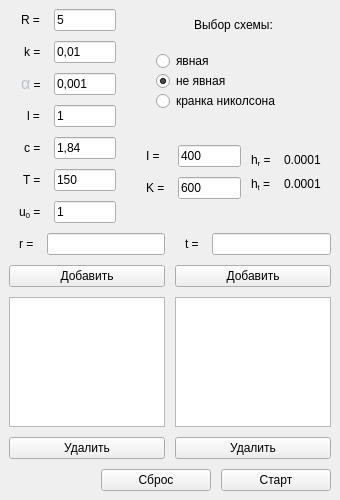
<?xml version="1.0" encoding="UTF-8"?>
<ui version="4.0">
 <class>MainWindow</class>
 <widget class="QMainWindow" name="MainWindow">
  <property name="geometry">
   <rect>
    <x>0</x>
    <y>0</y>
    <width>340</width>
    <height>500</height>
   </rect>
  </property>
  <property name="minimumSize">
   <size>
    <width>340</width>
    <height>500</height>
   </size>
  </property>
  <property name="windowTitle">
   <string>MainWindow</string>
  </property>
  <widget class="QWidget" name="centralwidget">
   <layout class="QVBoxLayout" name="verticalLayout_6">
    <property name="spacing">
     <number>10</number>
    </property>
    <item>
     <layout class="QHBoxLayout" name="horizontalLayout_4">
      <item>
       <layout class="QFormLayout" name="formLayout">
        <property name="labelAlignment">
         <set>Qt::AlignRight|Qt::AlignTrailing|Qt::AlignVCenter</set>
        </property>
        <property name="leftMargin">
         <number>10</number>
        </property>
        <property name="rightMargin">
         <number>10</number>
        </property>
        <item row="0" column="0">
         <widget class="QLabel" name="label">
          <property name="text">
           <string>R = </string>
          </property>
         </widget>
        </item>
        <item row="0" column="1">
         <widget class="QLineEdit" name="lineEdit_R">
          <property name="text">
           <string>5</string>
          </property>
         </widget>
        </item>
        <item row="1" column="0">
         <widget class="QLabel" name="label_2">
          <property name="text">
           <string>k = </string>
          </property>
         </widget>
        </item>
        <item row="1" column="1">
         <widget class="QLineEdit" name="lineEdit_k">
          <property name="text">
           <string>0,01</string>
          </property>
         </widget>
        </item>
        <item row="2" column="0">
         <widget class="QLabel" name="label_3">
          <property name="text">
           <string>&lt;html&gt;&lt;head/&gt;&lt;body&gt;&lt;p&gt;&lt;span style=&quot; font-family:'arial','sans-serif'; font-size:16px; color:#bdc1c6;&quot;&gt;α&lt;/span&gt; = &lt;/p&gt;&lt;/body&gt;&lt;/html&gt;</string>
          </property>
         </widget>
        </item>
        <item row="2" column="1">
         <widget class="QLineEdit" name="lineEdit_alpha">
          <property name="text">
           <string>0,001</string>
          </property>
         </widget>
        </item>
        <item row="3" column="0">
         <widget class="QLabel" name="label_4">
          <property name="text">
           <string>l = </string>
          </property>
         </widget>
        </item>
        <item row="3" column="1">
         <widget class="QLineEdit" name="lineEdit_l">
          <property name="text">
           <string>1</string>
          </property>
         </widget>
        </item>
        <item row="4" column="0">
         <widget class="QLabel" name="label_5">
          <property name="text">
           <string>c = </string>
          </property>
         </widget>
        </item>
        <item row="4" column="1">
         <widget class="QLineEdit" name="lineEdit_c">
          <property name="text">
           <string>1,84</string>
          </property>
         </widget>
        </item>
        <item row="5" column="0">
         <widget class="QLabel" name="label_6">
          <property name="text">
           <string>T = </string>
          </property>
         </widget>
        </item>
        <item row="5" column="1">
         <widget class="QLineEdit" name="lineEdit_T">
          <property name="text">
           <string>150</string>
          </property>
         </widget>
        </item>
        <item row="6" column="0">
         <widget class="QLabel" name="label_7">
          <property name="text">
           <string>&lt;html&gt;&lt;head/&gt;&lt;body&gt;&lt;p&gt;u&lt;span style=&quot; vertical-align:sub;&quot;&gt;0&lt;/span&gt; = &lt;/p&gt;&lt;/body&gt;&lt;/html&gt;</string>
          </property>
         </widget>
        </item>
        <item row="6" column="1">
         <widget class="QLineEdit" name="lineEdit_u0">
          <property name="text">
           <string>1</string>
          </property>
         </widget>
        </item>
       </layout>
      </item>
      <item>
       <layout class="QVBoxLayout" name="verticalLayout_3">
        <item>
         <layout class="QVBoxLayout" name="verticalLayout_2">
          <item>
           <widget class="QLabel" name="label_8">
            <property name="text">
             <string>Выбор схемы:</string>
            </property>
            <property name="alignment">
             <set>Qt::AlignCenter</set>
            </property>
           </widget>
          </item>
          <item>
           <layout class="QVBoxLayout" name="verticalLayout">
            <property name="spacing">
             <number>0</number>
            </property>
            <property name="leftMargin">
             <number>20</number>
            </property>
            <item>
             <widget class="QRadioButton" name="radioButton_1">
              <property name="text">
               <string>явная</string>
              </property>
             </widget>
            </item>
            <item>
             <widget class="QRadioButton" name="radioButton_2">
              <property name="text">
               <string>не явная</string>
              </property>
              <property name="checked">
               <bool>true</bool>
              </property>
             </widget>
            </item>
            <item>
             <widget class="QRadioButton" name="radioButton_3">
              <property name="text">
               <string>кранка николсона</string>
              </property>
             </widget>
            </item>
           </layout>
          </item>
         </layout>
        </item>
        <item>
         <layout class="QHBoxLayout" name="horizontalLayout">
          <item>
           <layout class="QFormLayout" name="formLayout_2">
            <property name="formAlignment">
             <set>Qt::AlignLeading|Qt::AlignLeft|Qt::AlignVCenter</set>
            </property>
            <property name="leftMargin">
             <number>10</number>
            </property>
            <item row="0" column="0">
             <widget class="QLabel" name="label_9">
              <property name="text">
               <string>I = </string>
              </property>
             </widget>
            </item>
            <item row="0" column="1">
             <widget class="QLineEdit" name="lineEdit_I">
              <property name="text">
               <string>400</string>
              </property>
             </widget>
            </item>
            <item row="1" column="0">
             <widget class="QLabel" name="label_10">
              <property name="text">
               <string>K = </string>
              </property>
             </widget>
            </item>
            <item row="1" column="1">
             <widget class="QLineEdit" name="lineEdit_K">
              <property name="text">
               <string>600</string>
              </property>
             </widget>
            </item>
           </layout>
          </item>
          <item>
           <layout class="QFormLayout" name="formLayout_5">
            <property name="formAlignment">
             <set>Qt::AlignLeading|Qt::AlignLeft|Qt::AlignVCenter</set>
            </property>
            <property name="rightMargin">
             <number>10</number>
            </property>
            <item row="0" column="0">
             <widget class="QLabel" name="label_13">
              <property name="text">
               <string>&lt;html&gt;&lt;head/&gt;&lt;body&gt;&lt;p&gt;h&lt;span style=&quot; vertical-align:sub;&quot;&gt;r&lt;/span&gt; = &lt;/p&gt;&lt;/body&gt;&lt;/html&gt;</string>
              </property>
             </widget>
            </item>
            <item row="0" column="1">
             <widget class="QLabel" name="label_hr">
              <property name="text">
               <string>0.0001</string>
              </property>
             </widget>
            </item>
            <item row="1" column="0">
             <widget class="QLabel" name="label_14">
              <property name="text">
               <string>&lt;html&gt;&lt;head/&gt;&lt;body&gt;&lt;p&gt;h&lt;span style=&quot; vertical-align:sub;&quot;&gt;t&lt;/span&gt; = &lt;/p&gt;&lt;/body&gt;&lt;/html&gt;</string>
              </property>
             </widget>
            </item>
            <item row="1" column="1">
             <widget class="QLabel" name="label_ht">
              <property name="text">
               <string>0.0001</string>
              </property>
             </widget>
            </item>
           </layout>
          </item>
         </layout>
        </item>
       </layout>
      </item>
     </layout>
    </item>
    <item>
     <layout class="QHBoxLayout" name="horizontalLayout_3">
      <property name="spacing">
       <number>10</number>
      </property>
      <item>
       <layout class="QVBoxLayout" name="verticalLayout_4">
        <item>
         <layout class="QFormLayout" name="formLayout_3">
          <property name="leftMargin">
           <number>10</number>
          </property>
          <property name="rightMargin">
           <number>0</number>
          </property>
          <item row="0" column="0">
           <widget class="QLabel" name="label_11">
            <property name="text">
             <string>r = </string>
            </property>
           </widget>
          </item>
          <item row="0" column="1">
           <widget class="QLineEdit" name="lineEdit_new_r"/>
          </item>
         </layout>
        </item>
        <item>
         <widget class="QPushButton" name="pushButton_add_r">
          <property name="text">
           <string>Добавить</string>
          </property>
         </widget>
        </item>
        <item>
         <widget class="QListWidget" name="listWidget_r"/>
        </item>
        <item>
         <widget class="QPushButton" name="pushButton_remove_r">
          <property name="text">
           <string>Удалить</string>
          </property>
         </widget>
        </item>
       </layout>
      </item>
      <item>
       <layout class="QVBoxLayout" name="verticalLayout_5">
        <item>
         <layout class="QFormLayout" name="formLayout_4">
          <property name="leftMargin">
           <number>10</number>
          </property>
          <property name="rightMargin">
           <number>0</number>
          </property>
          <item row="0" column="0">
           <widget class="QLabel" name="label_12">
            <property name="text">
             <string>t = </string>
            </property>
           </widget>
          </item>
          <item row="0" column="1">
           <widget class="QLineEdit" name="lineEdit_new_t"/>
          </item>
         </layout>
        </item>
        <item>
         <widget class="QPushButton" name="pushButton_add_t">
          <property name="text">
           <string>Добавить</string>
          </property>
         </widget>
        </item>
        <item>
         <widget class="QListWidget" name="listWidget_t"/>
        </item>
        <item>
         <widget class="QPushButton" name="pushButton_remove_t">
          <property name="text">
           <string>Удалить</string>
          </property>
         </widget>
        </item>
       </layout>
      </item>
     </layout>
    </item>
    <item>
     <layout class="QHBoxLayout" name="horizontalLayout_2">
      <item>
       <spacer name="horizontalSpacer">
        <property name="orientation">
         <enum>Qt::Horizontal</enum>
        </property>
        <property name="sizeHint" stdset="0">
         <size>
          <width>40</width>
          <height>20</height>
         </size>
        </property>
       </spacer>
      </item>
      <item>
       <widget class="QPushButton" name="pushButton_clear">
        <property name="minimumSize">
         <size>
          <width>110</width>
          <height>0</height>
         </size>
        </property>
        <property name="text">
         <string>Сброс</string>
        </property>
       </widget>
      </item>
      <item>
       <widget class="QPushButton" name="pushButton_start">
        <property name="minimumSize">
         <size>
          <width>110</width>
          <height>0</height>
         </size>
        </property>
        <property name="text">
         <string>Старт</string>
        </property>
       </widget>
      </item>
     </layout>
    </item>
   </layout>
  </widget>
 </widget>
 <resources/>
 <connections/>
</ui>
